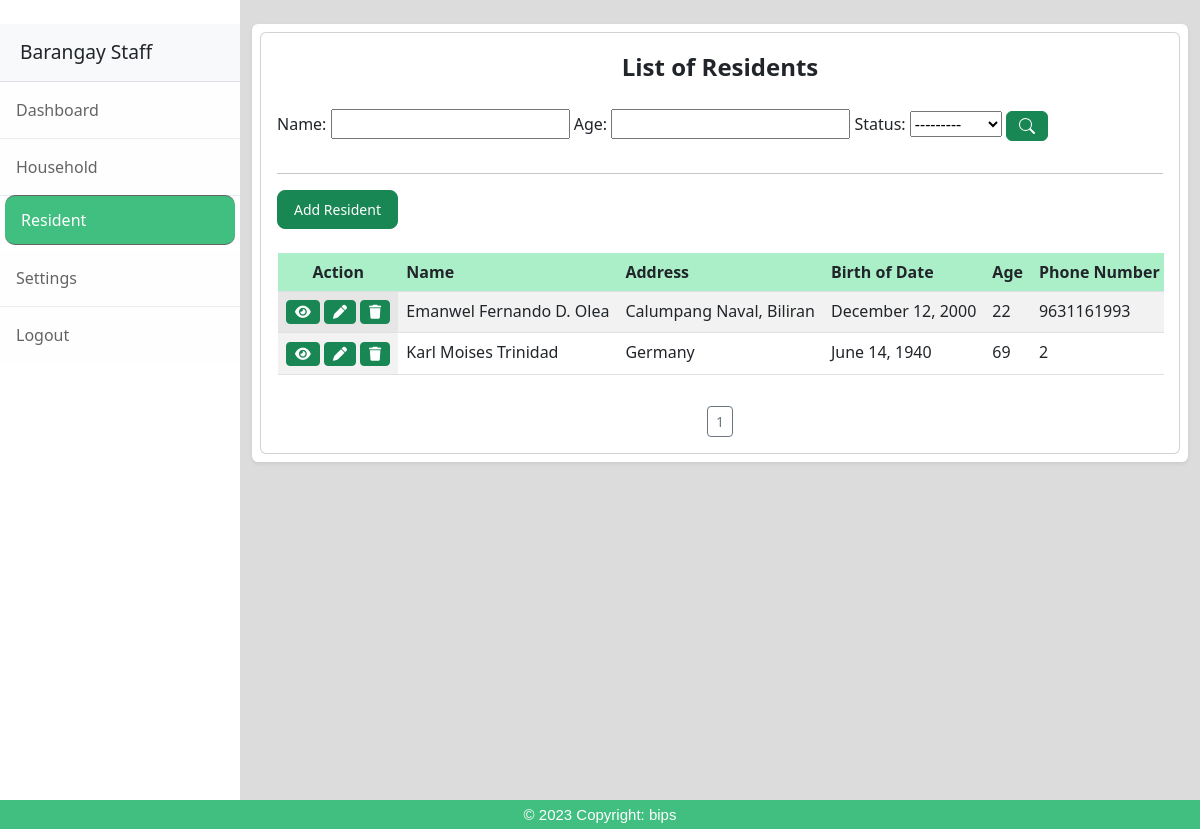
Screenshot of /resident/ with the database file from the repository.
### barangayStaff/models.py (models this page shows, shortened)
class Resident(models.Model):
    name = models.CharField(max_length=50, null=True)
    address = models.CharField(max_length=50, null=True)
    birth_date = models.DateField(null=True)
    age = models.IntegerField(null=True)
    phone_number = models.CharField(max_length=50, null=True)
    gender = models.CharField(max_length=50, null=True, choices=GENDER)
    vaccination = models.CharField(max_length=50, null=True, choices=VACCINATION)
    status = models.CharField(max_length=50, null=True, choices=STATUS)

### barangayStaff/views.py (the view)
# urls.py: path('resident/', views.resident, name='resident'),
def resident(request):
    residents = Resident.objects.all()
    p = Paginator(residents, 10)
    page_num = request.GET.get('page', 1)
    page = p.page(page_num)
    residentFilter = ResidentFilters(request.GET, queryset=residents)
    residents = residentFilter.qs
    context = {'residents': page, 'residentFilter': residentFilter}
    return render(request, 'barangayStaff/resident.html', context)

### barangayStaff/templates/barangayStaff/resident.html (shortened to what this page needs)
{% extends 'barangayStaff/base.html' %}
{% load static %}
{% block content %}
<link rel="stylesheet" href="{% static '/css/main.css' %}" >
<link href="https://cdn.jsdelivr.net/npm/bootstrap@5.3.0-alpha3/dist/css/bootstrap.min.css" rel="stylesheet">
<link rel="stylesheet" href="https://cdnjs.cloudflare.com/ajax/libs/font-awesome/6.4.0/css/all.min.css" />
<div class="d-flex" id="wrapper">
    {% include 'barangayStaff/sidebar.html' %}
    <link rel="stylesheet" href="{% static '/css/style.css' %}" >
        <div class="container-fluid">
            <div class="row">
                <div class="col-md-12">
                <br>
                <div class="p-2 bg-white shadow-sm d-flex justify-content-around align-items-center rounded">
                    <div class="card card-body">
                        <div class="row">
                            <div class="col-sm">
                                <div class="title">List of Residents</div>
                            </div>
                        </div>
                        <br>
                        <form method="get">
                            {{ residentFilter.form }}
                            <button class="btn btn-success btn-md btn-block">
                            </button>
                        </form>
                        <hr>
                        <div>
                            <button type="button" class="btn btn-success btn-lg" title="Add Resident" id="mainfront" data-bs-toggle="modal" data-bs-target="#addResident">Add Resident</button>
                        </div>
                            <br>
                            <div style="overflow-x:auto table-Layout:fixed">
                                <div class="row table-container">
                                      <table class="table table-striped ">
                                        <thead>
                                        <tr>
                                            <th class="sticky-header" scope="col" style="text-align: center;">Action</th>
                                            <th scope="col">Name</th>
                                            <th scope="col">Address</th>
                                            <th scope="col">Birth of Date</th>
                                            <th scope="col">Age</th>
                                            <th scope="col">Phone Number</th>
                                        </tr>
                                        </thead>
                                        <tbody>
                                        {% for i in residents %}
                                            <tr>
                                                <td style="text-align: center">
                                                    <a class="btn btn-success btn-sm btn-block" title="View" data-bs-toggle="modal" data-bs-target="#viewResident{{ i.id }}">
                                                        <i class="fa-sharp fa-solid fa-eye"></i>
                                                    </a>
                                                    <a class="btn btn-success btn-sm btn-block" title="Edit" data-bs-toggle="modal" data-bs-target="#editResident{{ i.id }}">
                                                        <i class="fas fa-pen"></i>
                                                    </a>
                                                    <a class="btn btn-success btn-sm btn-block" title="Delete"  id="delete_resident{{ i.id }}_{{ i.name }}" data-bs-toggle="modal" data-bs-target="#deleteResident{{ i.id }}">
                                                        <i class="fa-solid fa-trash"></i>
                                                    </a>
                                                </td>
                                                <td>{{i.name}}</td>
                                                <td>{{i.address}}</td>
                                                <td>{{i.birth_date|date:"F j, Y" }}</td>
                                                <td>{{i.age}}</td>
                                                <td>{{i.phone_number}}</td>
                                            </tr>
                                        {% endfor %}
                                    </tbody>
                                    </table>
                                </div>
                                <div class="text-center-container">
                                  <div class="text-center">
                                    <button type="button" class="btn btn-outline-secondary btn-sm">{{ residents.number }}</button>
                                  </div>
                                </div>
                            </div>
                        </div>
                    </div>
                </div>
            </div>
        </div>
    </div>
{% endblock %}

### static/css/main.css (style rules this page uses)
body { font-size: 13px; font-family: 'Armata', sans-serif; background-color: #d9b8b8; }
thead { background-color: #abefc9; }
.title { text-align: center; font-weight: bolder; font-size: 24px; }
#mainfront { font-size: 14px; text-align: center; }

### static/css/style.css (style rules this page uses)
.container-fluid { width: 80%; }
.table-container { overflow-x: auto; margin-left: 1px; margin-right: 10px; width: 100%; height: fit-content; max-height: 70vh; }
table { min-width: max-content; }
th:first-child, td:first-child { position: sticky; left: 0; background-color: #f2f2f2; z-index: 1; }
th:first-child { background-color: #abefc9; }
.sticky-header { position: sticky; left: 0; background-color: #f2f2f2; z-index: 1; }

### barangayStaff/templates/barangayStaff/resident.html (style rules this page uses)
.text-center-container { margin-top: 15px; }
#wrapper { overflow-x: hidden; background-color: gainsboro; }

### rows the page displays
Resident: name "Emanwel Fernando D. Olea", address "Calumpang Naval, Biliran", birth_date "December 12, 2000", age "22", phone_number "9631161993"
Resident: name "Karl Moises Trinidad", address "Germany", birth_date "June 14, 1940", age "69", phone_number "2"

### other values shown
{{ residents.number }} "1"
